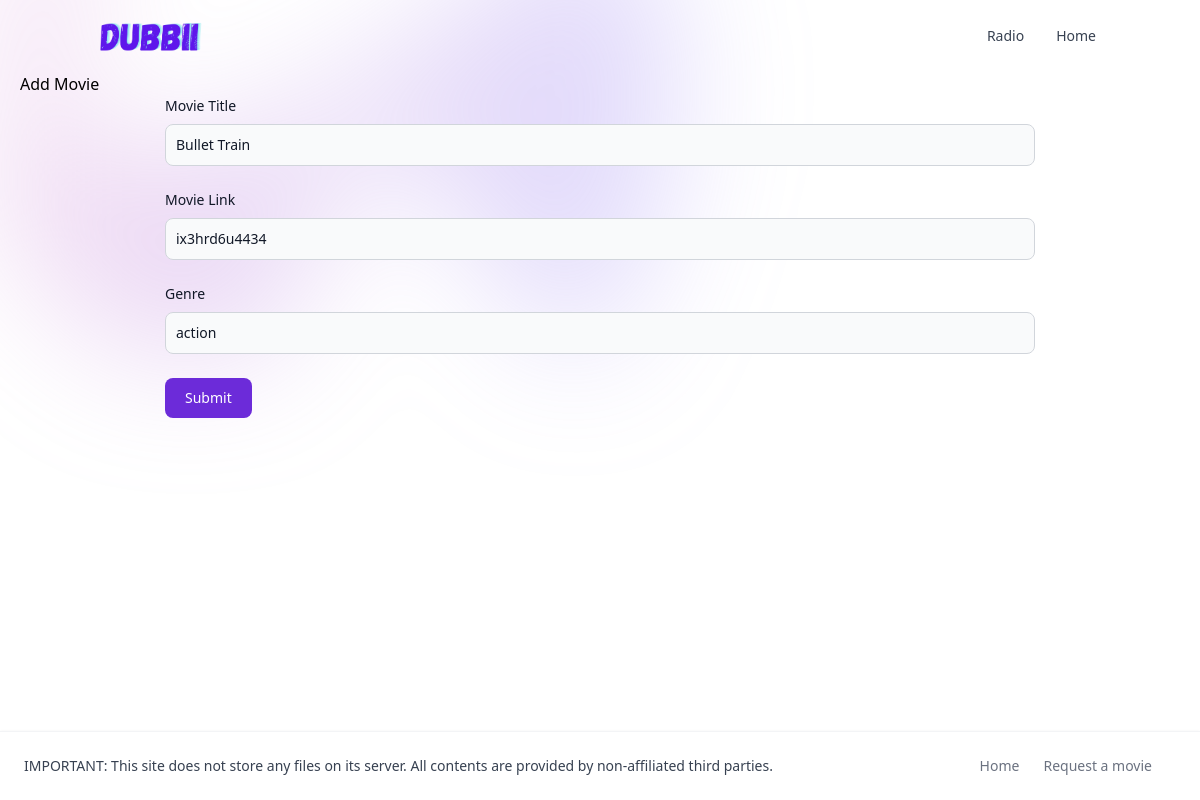
Page /movies/3/edit on the committed database.
### tables this page shows
CREATE TABLE movies (
    id INTEGER PRIMARY KEY AUTOINCREMENT,
    created TIMESTAMP NOT NULL DEFAULT CURRENT_TIMESTAMP,
    title TEXT NOT NULL,
    link TEXT NOT NULL,
    quality TEXT NOT NULL,
    genre TEXT NOT NULL
);

### app.py (the view, shortened to what this page needs)
@app.route('/movies/<int:id>/edit', methods=['POST', 'GET'])
def edit(id):
    movie = get_movie(id)
    return render_template('edit.html', movie=movie)

### app.py (called while the page is built)
def get_db_connection():
    conn = sqlite3.connect("database.sqlite")
    conn.row_factory = sqlite3.Row
    return conn

def get_movie(movie_id):
    conn = get_db_connection()
    movie = conn.execute("SELECT * FROM movies WHERE id = ?",
                         (movie_id,)).fetchone()
    conn.close()
    if movie is None:
        abort(404)
    return movie

### templates/edit.html
{% extends 'base.html' %}
{% block content %}
<h1>{% block title %} Add Movie {% endblock %}</h1>
<form method="post" class="w-3/4 mx-auto">
  <div class="mb-6">
    <label for="title" class="block mb-2 text-sm font-medium text-gray-900 dark:text-white">Movie Title</label>
    <input type="text" id="title" name="title" value="{{ request.form['title'] or movie['title'] }}"
      class="bg-gray-50 border border-gray-300 text-gray-900 text-sm rounded-lg focus:ring-purple-500 focus:border-purple-500 block w-full p-2.5 dark:bg-gray-700 dark:border-gray-600 dark:placeholder-gray-400 dark:text-white dark:focus:ring-purple-500 dark:focus:border-purple-500"
      placeholder="Black Panther" required>
  </div>
  <div class="mb-6">
    <label for="link" class="block mb-2 text-sm font-medium text-gray-900 dark:text-white">Movie Link</label>
    <input type="text" id="link" name="link" value="{{ request.form['link'] or movie['link'] }}"
      class="bg-gray-50 border border-gray-300 text-gray-900 text-sm rounded-lg focus:ring-purple-500 focus:border-purple-500 block w-full p-2.5 dark:bg-gray-700 dark:border-gray-600 dark:placeholder-gray-400 dark:text-white dark:focus:ring-purple-500 dark:focus:border-purple-500"
      required>
  </div>
  <div class="mb-6">
    <label for="genre" class="block mb-2 text-sm font-medium text-gray-900 dark:text-white">Genre</label>
    <input type="text" id="genre" name="genre" value="{{ request.form['genre'] or movie['genre'] }}"
      class="bg-gray-50 border border-gray-300 text-gray-900 text-sm rounded-lg focus:ring-purple-500 focus:border-purple-500 block w-full p-2.5 dark:bg-gray-700 dark:border-gray-600 dark:placeholder-gray-400 dark:text-white dark:focus:ring-purple-500 dark:focus:border-purple-500"
      required>
  </div>
  <button type="submit"
    class="text-white bg-purple-700 hover:bg-purple-800 focus:ring-4 focus:outline-none focus:ring-purple-300 font-medium rounded-lg text-sm w-full sm:w-auto px-5 py-2.5 text-center dark:bg-purple-600 dark:hover:bg-purple-700 dark:focus:ring-purple-800">Submit</button>
</form>
{% endblock %}

### rows in the picture
movies: title "Bullet Train", link "ix3hrd6u4434", genre "action"
